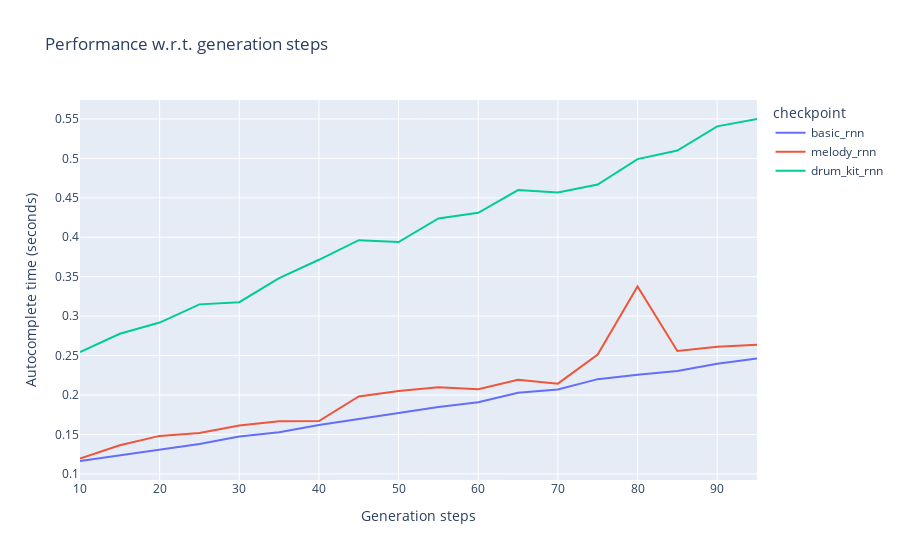

The cell this chart's notebook holds for it:
### Code cell
fig = px.line(steps,
              x="x",
              y="mean",
              color='checkpoint',
              title="Performance w.r.t. generation steps", 
              labels={
                   'x': 'Generation steps',
                   'mean': 'Autocomplete time (seconds)'
              })
fig = fig.for_each_trace(lambda t: t.update(name=t.name.replace("=",": ")))
fig.show()

### Figure 1 — Plotly figure (JSON) as saved in the notebook; plotly's stock layout.template omitted (floating-point values rounded to 4 significant figures)
{"data": [{"hovertemplate": "checkpoint=basic_rnn<br>Generation steps=%{x}<br>Autocomplete time (seconds)=%{y}<extra></extra>", "legendgroup": "basic_rnn", "line": {"color": "#636efa", "dash": "solid"}, "mode": "lines", "name": "basic_rnn", "orientation": "v", "showlegend": true, "type": "scatter", "x": [10, 15, 20, 25, 30, 35, 40, 45, 50, 55, 60, 65, 70, 75, 80, 85, 90, 95], "xaxis": "x", "y": [0.1163, 0.1235, 0.1309, 0.138, 0.1474, 0.1529, 0.1619, 0.1694, 0.1762, 0.1847, 0.1907, 0.2029, 0.207, 0.2201, 0.2258, 0.2304, 0.2397, 0.2462], "yaxis": "y"}, {"hovertemplate": "checkpoint=melody_rnn<br>Generation steps=%{x}<br>Autocomplete time (seconds)=%{y}<extra></extra>", "legendgroup": "melody_rnn", "line": {"color": "#EF553B", "dash": "solid"}, "mode": "lines", "name": "melody_rnn", "orientation": "v", "showlegend": true, "type": "scatter", "x": [10, 15, 20, 25, 30, 35, 40, 45, 50, 55, 60, 65, 70, 75, 80, 85, 90, 95], "xaxis": "x", "y": [0.1194, 0.1362, 0.1482, 0.1518, 0.1612, 0.1667, 0.167, 0.1981, 0.2052, 0.2097, 0.2073, 0.2193, 0.2144, 0.2513, 0.3377, 0.2557, 0.261, 0.2639], "yaxis": "y"}, {"hovertemplate": "checkpoint=drum_kit_rnn<br>Generation steps=%{x}<br>Autocomplete time (seconds)=%{y}<extra></extra>", "legendgroup": "drum_kit_rnn", "line": {"color": "#00cc96", "dash": "solid"}, "mode": "lines", "name": "drum_kit_rnn", "orientation": "v", "showlegend": true, "type": "scatter", "x": [10, 15, 20, 25, 30, 35, 40, 45, 50, 55, 60, 65, 70, 75, 80, 85, 90, 95], "xaxis": "x", "y": [0.2544, 0.2776, 0.2918, 0.3149, 0.3177, 0.3482, 0.3714, 0.3963, 0.3939, 0.4239, 0.431, 0.4599, 0.4567, 0.4668, 0.4991, 0.5099, 0.5406, 0.55], "yaxis": "y"}], "layout": {"legend": {"title": {"text": "checkpoint"}, "tracegroupgap": 0}, "title": {"text": "Performance w.r.t. generation steps"}, "xaxis": {"anchor": "y", "domain": [0, 1], "title": {"text": "Generation steps"}}, "yaxis": {"anchor": "x", "domain": [0, 1], "title": {"text": "Autocomplete time (seconds)"}}}}
